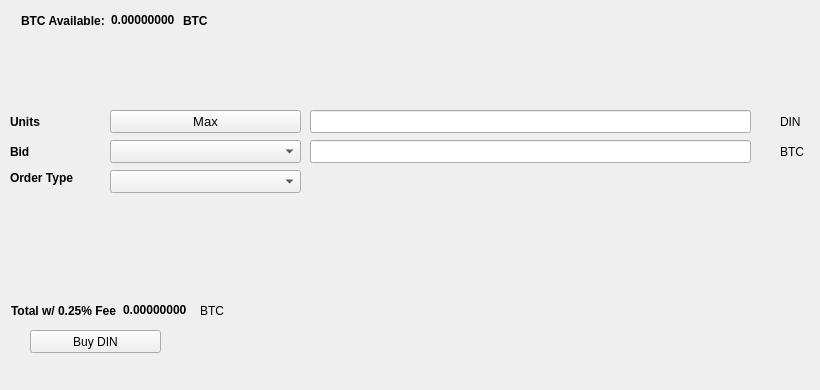
   <widget class="QWidget" name="BuyTab">
    <attribute name="title">
     <string>Buy</string>
    </attribute>
    <widget class="QPushButton" name="BuyDIN">
     <property name="geometry">
      <rect>
       <x>30</x>
       <y>330</y>
       <width>131</width>
       <height>23</height>
      </rect>
     </property>
     <property name="text">
      <string>Buy DIN</string>
     </property>
     <property name="icon">
      <iconset resource="../dinero.qrc">
       <normaloff>:/icons/bitcoin</normaloff>:/icons/bitcoin</iconset>
     </property>
    </widget>
    <widget class="QLabel" name="label_3">
     <property name="geometry">
      <rect>
       <x>10</x>
       <y>110</y>
       <width>46</width>
       <height>23</height>
      </rect>
     </property>
     <property name="font">
      <font>
       <weight>75</weight>
       <bold>true</bold>
      </font>
     </property>
     <property name="text">
      <string>Units</string>
     </property>
    </widget>
    <widget class="QLineEdit" name="UnitsInput">
     <property name="geometry">
      <rect>
       <x>310</x>
       <y>110</y>
       <width>441</width>
       <height>23</height>
      </rect>
     </property>
     <property name="font">
      <font>
       <pointsize>9</pointsize>
       <weight>75</weight>
       <bold>true</bold>
      </font>
     </property>
    </widget>
    <widget class="QLineEdit" name="BuyBidPriceEdit">
     <property name="geometry">
      <rect>
       <x>310</x>
       <y>140</y>
       <width>441</width>
       <height>23</height>
      </rect>
     </property>
     <property name="font">
      <font>
       <pointsize>9</pointsize>
       <weight>75</weight>
       <bold>true</bold>
      </font>
     </property>
    </widget>
    <widget class="QLabel" name="label_4">
     <property name="geometry">
      <rect>
       <x>780</x>
       <y>110</y>
       <width>31</width>
       <height>23</height>
      </rect>
     </property>
     <property name="text">
      <string>DIN</string>
     </property>
    </widget>
    <widget class="QLabel" name="label_5">
     <property name="geometry">
      <rect>
       <x>780</x>
       <y>140</y>
       <width>31</width>
       <height>23</height>
      </rect>
     </property>
     <property name="text">
      <string>BTC</string>
     </property>
    </widget>
    <widget class="QLabel" name="label_6">
     <property name="geometry">
      <rect>
       <x>10</x>
       <y>140</y>
       <width>46</width>
       <height>23</height>
      </rect>
     </property>
     <property name="font">
      <font>
       <weight>75</weight>
       <bold>true</bold>
      </font>
     </property>
     <property name="text">
      <string>Bid</string>
     </property>
    </widget>
    <widget class="QLabel" name="label_7">
     <property name="geometry">
      <rect>
       <x>10</x>
       <y>170</y>
       <width>91</width>
       <height>16</height>
      </rect>
     </property>
     <property name="font">
      <font>
       <weight>75</weight>
       <bold>true</bold>
      </font>
     </property>
     <property name="text">
      <string>Order Type</string>
     </property>
    </widget>
    <widget class="QPushButton" name="Buy_Max_Amount">
     <property name="geometry">
      <rect>
       <x>110</x>
       <y>110</y>
       <width>191</width>
       <height>23</height>
      </rect>
     </property>
     <property name="font">
      <font>
       <pointsize>10</pointsize>
      </font>
     </property>
     <property name="text">
      <string>Max</string>
     </property>
    </widget>
    <widget class="QComboBox" name="BuyBidcomboBox">
     <property name="geometry">
      <rect>
       <x>110</x>
       <y>140</y>
       <width>191</width>
       <height>23</height>
      </rect>
     </property>
     <property name="font">
      <font>
       <pointsize>10</pointsize>
      </font>
     </property>
    </widget>
    <widget class="QComboBox" name="buyOrdertypeCombo">
     <property name="geometry">
      <rect>
       <x>110</x>
       <y>170</y>
       <width>191</width>
       <height>23</height>
      </rect>
     </property>
     <property name="font">
      <font>
       <pointsize>10</pointsize>
      </font>
     </property>
    </widget>
    <widget class="QWidget" name="layoutWidget1">
     <property name="geometry">
      <rect>
       <x>21</x>
       <y>11</y>
       <width>227</width>
       <height>19</height>
      </rect>
     </property>
     <layout class="QHBoxLayout" name="horizontalLayout_3">
      <item>
       <widget class="QLabel" name="label232">
        <property name="font">
         <font>
          <weight>75</weight>
          <bold>true</bold>
         </font>
        </property>
        <property name="text">
         <string>BTC Available:</string>
        </property>
       </widget>
      </item>
      <item>
       <widget class="QLabel" name="BtcAvailableLbl">
        <property name="palette">
         <palette>
          <active>
           <colorrole role="WindowText">
            <brush brushstyle="SolidPattern">
             <color alpha="255">
              <red>0</red>
              <green>0</green>
              <blue>0</blue>
             </color>
            </brush>
           </colorrole>
           <colorrole role="Button">
            <brush brushstyle="SolidPattern">
             <color alpha="255">
              <red>0</red>
              <green>170</green>
              <blue>0</blue>
             </color>
            </brush>
           </colorrole>
           <colorrole role="Light">
            <brush brushstyle="SolidPattern">
             <color alpha="255">
              <red>0</red>
              <green>255</green>
              <blue>0</blue>
             </color>
            </brush>
           </colorrole>
           <colorrole role="Midlight">
            <brush brushstyle="SolidPattern">
             <color alpha="255">
              <red>0</red>
              <green>212</green>
              <blue>0</blue>
             </color>
            </brush>
           </colorrole>
           <colorrole role="Dark">
            <brush brushstyle="SolidPattern">
             <color alpha="255">
              <red>0</red>
              <green>85</green>
              <blue>0</blue>
             </color>
            </brush>
           </colorrole>
           <colorrole role="Mid">
            <brush brushstyle="SolidPattern">
             <color alpha="255">
              <red>0</red>
              <green>113</green>
              <blue>0</blue>
             </color>
            </brush>
           </colorrole>
           <colorrole role="Text">
            <brush brushstyle="SolidPattern">
             <color alpha="255">
              <red>0</red>
              <green>170</green>
              <blue>0</blue>
             </color>
            </brush>
           </colorrole>
           <colorrole role="BrightText">
            <brush brushstyle="SolidPattern">
             <color alpha="255">
              <red>255</red>
              <green>255</green>
              <blue>255</blue>
             </color>
            </brush>
           </colorrole>
           <colorrole role="ButtonText">
            <brush brushstyle="SolidPattern">
             <color alpha="255">
              <red>0</red>
              <green>0</green>
              <blue>0</blue>
             </color>
            </brush>
           </colorrole>
           <colorrole role="Base">
            <brush brushstyle="SolidPattern">
             <color alpha="255">
              <red>255</red>
              <green>255</green>
              <blue>255</blue>
             </color>
            </brush>
           </colorrole>
           <colorrole role="Window">
            <brush brushstyle="SolidPattern">
             <color alpha="255">
              <red>0</red>
              <green>170</green>
              <blue>0</blue>
             </color>
            </brush>
           </colorrole>
           <colorrole role="Shadow">
            <brush brushstyle="SolidPattern">
             <color alpha="255">
              <red>0</red>
              <green>0</green>
              <blue>0</blue>
             </color>
            </brush>
           </colorrole>
           <colorrole role="AlternateBase">
            <brush brushstyle="SolidPattern">
             <color alpha="255">
              <red>127</red>
              <green>212</green>
              <blue>127</blue>
             </color>
            </brush>
           </colorrole>
           <colorrole role="ToolTipBase">
            <brush brushstyle="SolidPattern">
             <color alpha="255">
              <red>255</red>
              <green>255</green>
              <blue>220</blue>
             </color>
            </brush>
           </colorrole>
           <colorrole role="ToolTipText">
            <brush brushstyle="SolidPattern">
             <color alpha="255">
              <red>0</red>
              <green>0</green>
              <blue>0</blue>
             </color>
            </brush>
           </colorrole>
          </active>
          <inactive>
           <colorrole role="WindowText">
            <brush brushstyle="SolidPattern">
             <color alpha="255">
              <red>0</red>
              <green>0</green>
              <blue>0</blue>
             </color>
            </brush>
           </colorrole>
           <colorrole role="Button">
            <brush brushstyle="SolidPattern">
             <color alpha="255">
              <red>0</red>
              <green>170</green>
              <blue>0</blue>
             </color>
            </brush>
           </colorrole>
           <colorrole role="Light">
            <brush brushstyle="SolidPattern">
             <color alpha="255">
              <red>0</red>
              <green>255</green>
              <blue>0</blue>
             </color>
            </brush>
           </colorrole>
           <colorrole role="Midlight">
            <brush brushstyle="SolidPattern">
             <color alpha="255">
              <red>0</red>
              <green>212</green>
              <blue>0</blue>
             </color>
            </brush>
           </colorrole>
           <colorrole role="Dark">
            <brush brushstyle="SolidPattern">
             <color alpha="255">
              <red>0</red>
              <green>85</green>
              <blue>0</blue>
             </color>
            </brush>
           </colorrole>
           <colorrole role="Mid">
            <brush brushstyle="SolidPattern">
             <color alpha="255">
              <red>0</red>
              <green>113</green>
              <blue>0</blue>
             </color>
            </brush>
           </colorrole>
           <colorrole role="Text">
            <brush brushstyle="SolidPattern">
             <color alpha="255">
              <red>0</red>
              <green>170</green>
              <blue>0</blue>
             </color>
            </brush>
           </colorrole>
           <colorrole role="BrightText">
            <brush brushstyle="SolidPattern">
             <color alpha="255">
              <red>255</red>
              <green>255</green>
              <blue>255</blue>
             </color>
            </brush>
           </colorrole>
           <colorrole role="ButtonText">
            <brush brushstyle="SolidPattern">
             <color alpha="255">
              <red>0</red>
              <green>0</green>
              <blue>0</blue>
             </color>
            </brush>
           </colorrole>
           <colorrole role="Base">
            <brush brushstyle="SolidPattern">
             <color alpha="255">
              <red>255</red>
              <green>255</green>
              <blue>255</blue>
             </color>
            </brush>
           </colorrole>
           <colorrole role="Window">
            <brush brushstyle="SolidPattern">
             <color alpha="255">
              <red>0</red>
              <green>170</green>
              <blue>0</blue>
             </color>
            </brush>
           </colorrole>
           <colorrole role="Shadow">
            <brush brushstyle="SolidPattern">
             <color alpha="255">
              <red>0</red>
              <green>0</green>
              <blue>0</blue>
             </color>
            </brush>
           </colorrole>
           <colorrole role="AlternateBase">
            <brush brushstyle="SolidPattern">
             <color alpha="255">
              <red>127</red>
              <green>212</green>
              <blue>127</blue>
             </color>
            </brush>
           </colorrole>
           <colorrole role="ToolTipBase">
            <brush brushstyle="SolidPattern">
             <color alpha="255">
              <red>255</red>
              <green>255</green>
              <blue>220</blue>
             </color>
            </brush>
           </colorrole>
           <colorrole role="ToolTipText">
            <brush brushstyle="SolidPattern">
             <color alpha="255">
              <red>0</red>
              <green>0</green>
              <blue>0</blue>
             </color>
            </brush>
           </colorrole>
          </inactive>
          <disabled>
           <colorrole role="WindowText">
            <brush brushstyle="SolidPattern">
             <color alpha="255">
              <red>0</red>
              <green>85</green>
              <blue>0</blue>
             </color>
            </brush>
           </colorrole>
           <colorrole role="Button">
            <brush brushstyle="SolidPattern">
             <color alpha="255">
              <red>0</red>
              <green>170</green>
              <blue>0</blue>
             </color>
            </brush>
           </colorrole>
           <colorrole role="Light">
            <brush brushstyle="SolidPattern">
             <color alpha="255">
              <red>0</red>
              <green>255</green>
              <blue>0</blue>
             </color>
            </brush>
           </colorrole>
           <colorrole role="Midlight">
            <brush brushstyle="SolidPattern">
             <color alpha="255">
              <red>0</red>
              <green>212</green>
              <blue>0</blue>
             </color>
            </brush>
           </colorrole>
           <colorrole role="Dark">
            <brush brushstyle="SolidPattern">
             <color alpha="255">
              <red>0</red>
              <green>85</green>
              <blue>0</blue>
             </color>
            </brush>
           </colorrole>
           <colorrole role="Mid">
            <brush brushstyle="SolidPattern">
             <color alpha="255">
              <red>0</red>
              <green>113</green>
              <blue>0</blue>
             </color>
            </brush>
           </colorrole>
           <colorrole role="Text">
            <brush brushstyle="SolidPattern">
             <color alpha="255">
              <red>0</red>
              <green>85</green>
              <blue>0</blue>
             </color>
            </brush>
           </colorrole>
           <colorrole role="BrightText">
            <brush brushstyle="SolidPattern">
             <color alpha="255">
              <red>255</red>
              <green>255</green>
              <blue>255</blue>
             </color>
            </brush>
           </colorrole>
           <colorrole role="ButtonText">
            <brush brushstyle="SolidPattern">
             <color alpha="255">
              <red>0</red>
              <green>85</green>
              <blue>0</blue>
             </color>
            </brush>
           </colorrole>
           <colorrole role="Base">
            <brush brushstyle="SolidPattern">
             <color alpha="255">
              <red>0</red>
              <green>170</green>
              <blue>0</blue>
             </color>
            </brush>
           </colorrole>
           <colorrole role="Window">
            <brush brushstyle="SolidPattern">
             <color alpha="255">
              <red>0</red>
              <green>170</green>
              <blue>0</blue>
             </color>
            </brush>
           </colorrole>
           <colorrole role="Shadow">
            <brush brushstyle="SolidPattern">
             <color alpha="255">
              <red>0</red>
              <green>0</green>
              <blue>0</blue>
             </color>
            </brush>
           </colorrole>
           <colorrole role="AlternateBase">
            <brush brushstyle="SolidPattern">
             <color alpha="255">
              <red>0</red>
              <green>170</green>
              <blue>0</blue>
             </color>
            </brush>
           </colorrole>
           <colorrole role="ToolTipBase">
            <brush brushstyle="SolidPattern">
             <color alpha="255">
              <red>255</red>
              <green>255</green>
              <blue>220</blue>
             </color>
            </brush>
           </colorrole>
           <colorrole role="ToolTipText">
            <brush brushstyle="SolidPattern">
             <color alpha="255">
              <red>0</red>
              <green>0</green>
              <blue>0</blue>
             </color>
            </brush>
           </colorrole>
          </disabled>
         </palette>
        </property>
        <property name="font">
         <font>
          <weight>75</weight>
          <bold>true</bold>
         </font>
        </property>
        <property name="text">
         <string>0.00000000</string>
        </property>
        <property name="textInteractionFlags">
         <set>Qt::LinksAccessibleByMouse|Qt::TextSelectableByKeyboard|Qt::TextSelectableByMouse</set>
        </property>
       </widget>
      </item>
      <item>
       <widget class="QLabel" name="BtcAvailableLbl_2">
        <property name="font">
         <font>
          <weight>75</weight>
          <bold>true</bold>
         </font>
        </property>
        <property name="text">
         <string>BTC</string>
        </property>
       </widget>
      </item>
     </layout>
    </widget>
    <widget class="QWidget" name="layoutWidge2">
     <property name="geometry">
      <rect>
       <x>11</x>
       <y>301</y>
       <width>259</width>
       <height>19</height>
      </rect>
     </property>
     <layout class="QHBoxLayout" name="horizontalLayout_4">
      <item>
       <widget class="QLabel" name="label_9">
        <property name="font">
         <font>
          <weight>75</weight>
          <bold>true</bold>
         </font>
        </property>
        <property name="text">
         <string>Total w/ 0.25% Fee</string>
        </property>
       </widget>
      </item>
      <item>
       <widget class="QLabel" name="BuyCostLabel">
        <property name="palette">
         <palette>
          <active>
           <colorrole role="WindowText">
            <brush brushstyle="SolidPattern">
             <color alpha="255">
              <red>0</red>
              <green>0</green>
              <blue>0</blue>
             </color>
            </brush>
           </colorrole>
           <colorrole role="Button">
            <brush brushstyle="SolidPattern">
             <color alpha="255">
              <red>0</red>
              <green>170</green>
              <blue>0</blue>
             </color>
            </brush>
           </colorrole>
           <colorrole role="Light">
            <brush brushstyle="SolidPattern">
             <color alpha="255">
              <red>0</red>
              <green>255</green>
              <blue>0</blue>
             </color>
            </brush>
           </colorrole>
           <colorrole role="Midlight">
            <brush brushstyle="SolidPattern">
             <color alpha="255">
              <red>0</red>
              <green>212</green>
              <blue>0</blue>
             </color>
            </brush>
           </colorrole>
           <colorrole role="Dark">
            <brush brushstyle="SolidPattern">
             <color alpha="255">
              <red>0</red>
              <green>85</green>
              <blue>0</blue>
             </color>
            </brush>
           </colorrole>
           <colorrole role="Mid">
            <brush brushstyle="SolidPattern">
             <color alpha="255">
              <red>0</red>
              <green>113</green>
              <blue>0</blue>
             </color>
            </brush>
           </colorrole>
           <colorrole role="Text">
            <brush brushstyle="SolidPattern">
             <color alpha="255">
              <red>0</red>
              <green>170</green>
              <blue>0</blue>
             </color>
            </brush>
           </colorrole>
           <colorrole role="BrightText">
            <brush brushstyle="SolidPattern">
             <color alpha="255">
              <red>255</red>
              <green>255</green>
              <blue>255</blue>
             </color>
            </brush>
           </colorrole>
           <colorrole role="ButtonText">
            <brush brushstyle="SolidPattern">
             <color alpha="255">
              <red>0</red>
              <green>0</green>
              <blue>0</blue>
             </color>
            </brush>
           </colorrole>
           <colorrole role="Base">
            <brush brushstyle="SolidPattern">
             <color alpha="255">
              <red>255</red>
              <green>255</green>
              <blue>255</blue>
             </color>
            </brush>
           </colorrole>
           <colorrole role="Window">
            <brush brushstyle="SolidPattern">
             <color alpha="255">
              <red>0</red>
              <green>170</green>
              <blue>0</blue>
             </color>
            </brush>
           </colorrole>
           <colorrole role="Shadow">
            <brush brushstyle="SolidPattern">
             <color alpha="255">
              <red>0</red>
              <green>0</green>
              <blue>0</blue>
             </color>
            </brush>
           </colorrole>
           <colorrole role="AlternateBase">
            <brush brushstyle="SolidPattern">
             <color alpha="255">
              <red>127</red>
              <green>212</green>
              <blue>127</blue>
             </color>
            </brush>
           </colorrole>
           <colorrole role="ToolTipBase">
            <brush brushstyle="SolidPattern">
             <color alpha="255">
              <red>255</red>
              <green>255</green>
              <blue>220</blue>
             </color>
            </brush>
           </colorrole>
           <colorrole role="ToolTipText">
            <brush brushstyle="SolidPattern">
             <color alpha="255">
              <red>0</red>
              <green>0</green>
              <blue>0</blue>
             </color>
            </brush>
           </colorrole>
          </active>
          <inactive>
           <colorrole role="WindowText">
            <brush brushstyle="SolidPattern">
             <color alpha="255">
              <red>0</red>
              <green>0</green>
              <blue>0</blue>
             </color>
            </brush>
           </colorrole>
           <colorrole role="Button">
            <brush brushstyle="SolidPattern">
             <color alpha="255">
              <red>0</red>
              <green>170</green>
              <blue>0</blue>
             </color>
            </brush>
           </colorrole>
           <colorrole role="Light">
            <brush brushstyle="SolidPattern">
             <color alpha="255">
              <red>0</red>
              <green>255</green>
              <blue>0</blue>
             </color>
            </brush>
           </colorrole>
           <colorrole role="Midlight">
            <brush brushstyle="SolidPattern">
             <color alpha="255">
              <red>0</red>
              <green>212</green>
              <blue>0</blue>
             </color>
            </brush>
           </colorrole>
           <colorrole role="Dark">
            <brush brushstyle="SolidPattern">
             <color alpha="255">
              <red>0</red>
              <green>85</green>
              <blue>0</blue>
             </color>
            </brush>
           </colorrole>
           <colorrole role="Mid">
            <brush brushstyle="SolidPattern">
             <color alpha="255">
              <red>0</red>
              <green>113</green>
              <blue>0</blue>
             </color>
            </brush>
           </colorrole>
           <colorrole role="Text">
            <brush brushstyle="SolidPattern">
             <color alpha="255">
              <red>0</red>
              <green>170</green>
              <blue>0</blue>
             </color>
            </brush>
           </colorrole>
           <colorrole role="BrightText">
            <brush brushstyle="SolidPattern">
             <color alpha="255">
              <red>255</red>
              <green>255</green>
              <blue>255</blue>
             </color>
            </brush>
           </colorrole>
           <colorrole role="ButtonText">
            <brush brushstyle="SolidPattern">
             <color alpha="255">
              <red>0</red>
              <green>0</green>
              <blue>0</blue>
             </color>
            </brush>
           </colorrole>
           <colorrole role="Base">
            <brush brushstyle="SolidPattern">
             <color alpha="255">
              <red>255</red>
              <green>255</green>
              <blue>255</blue>
             </color>
            </brush>
           </colorrole>
           <colorrole role="Window">
            <brush brushstyle="SolidPattern">
             <color alpha="255">
              <red>0</red>
              <green>170</green>
              <blue>0</blue>
             </color>
            </brush>
           </colorrole>
           <colorrole role="Shadow">
            <brush brushstyle="SolidPattern">
             <color alpha="255">
              <red>0</red>
              <green>0</green>
              <blue>0</blue>
             </color>
            </brush>
           </colorrole>
           <colorrole role="AlternateBase">
            <brush brushstyle="SolidPattern">
             <color alpha="255">
              <red>127</red>
              <green>212</green>
              <blue>127</blue>
             </color>
            </brush>
           </colorrole>
           <colorrole role="ToolTipBase">
            <brush brushstyle="SolidPattern">
             <color alpha="255">
              <red>255</red>
              <green>255</green>
              <blue>220</blue>
             </color>
            </brush>
           </colorrole>
           <colorrole role="ToolTipText">
            <brush brushstyle="SolidPattern">
             <color alpha="255">
              <red>0</red>
              <green>0</green>
              <blue>0</blue>
             </color>
            </brush>
           </colorrole>
          </inactive>
          <disabled>
           <colorrole role="WindowText">
            <brush brushstyle="SolidPattern">
             <color alpha="255">
              <red>0</red>
              <green>85</green>
              <blue>0</blue>
             </color>
            </brush>
           </colorrole>
           <colorrole role="Button">
            <brush brushstyle="SolidPattern">
             <color alpha="255">
              <red>0</red>
              <green>170</green>
              <blue>0</blue>
             </color>
            </brush>
           </colorrole>
           <colorrole role="Light">
            <brush brushstyle="SolidPattern">
             <color alpha="255">
              <red>0</red>
              <green>255</green>
              <blue>0</blue>
             </color>
            </brush>
           </colorrole>
           <colorrole role="Midlight">
            <brush brushstyle="SolidPattern">
             <color alpha="255">
              <red>0</red>
              <green>212</green>
              <blue>0</blue>
             </color>
            </brush>
           </colorrole>
           <colorrole role="Dark">
            <brush brushstyle="SolidPattern">
             <color alpha="255">
              <red>0</red>
              <green>85</green>
              <blue>0</blue>
             </color>
            </brush>
           </colorrole>
           <colorrole role="Mid">
            <brush brushstyle="SolidPattern">
             <color alpha="255">
              <red>0</red>
              <green>113</green>
              <blue>0</blue>
             </color>
            </brush>
           </colorrole>
           <colorrole role="Text">
            <brush brushstyle="SolidPattern">
             <color alpha="255">
              <red>0</red>
              <green>85</green>
              <blue>0</blue>
             </color>
            </brush>
           </colorrole>
           <colorrole role="BrightText">
            <brush brushstyle="SolidPattern">
             <color alpha="255">
              <red>255</red>
              <green>255</green>
              <blue>255</blue>
             </color>
            </brush>
           </colorrole>
           <colorrole role="ButtonText">
            <brush brushstyle="SolidPattern">
             <color alpha="255">
              <red>0</red>
              <green>85</green>
              <blue>0</blue>
             </color>
            </brush>
           </colorrole>
           <colorrole role="Base">
            <brush brushstyle="SolidPattern">
             <color alpha="255">
              <red>0</red>
              <green>170</green>
              <blue>0</blue>
             </color>
            </brush>
           </colorrole>
           <colorrole role="Window">
            <brush brushstyle="SolidPattern">
             <color alpha="255">
              <red>0</red>
              <green>170</green>
              <blue>0</blue>
             </color>
            </brush>
           </colorrole>
           <colorrole role="Shadow">
            <brush brushstyle="SolidPattern">
             <color alpha="255">
              <red>0</red>
              <green>0</green>
              <blue>0</blue>
             </color>
            </brush>
           </colorrole>
           <colorrole role="AlternateBase">
            <brush brushstyle="SolidPattern">
             <color alpha="255">
              <red>0</red>
              <green>170</green>
              <blue>0</blue>
             </color>
            </brush>
           </colorrole>
           <colorrole role="ToolTipBase">
            <brush brushstyle="SolidPattern">
             <color alpha="255">
              <red>255</red>
              <green>255</green>
              <blue>220</blue>
             </color>
            </brush>
           </colorrole>
           <colorrole role="ToolTipText">
            <brush brushstyle="SolidPattern">
             <color alpha="255">
              <red>0</red>
              <green>0</green>
              <blue>0</blue>
             </color>
            </brush>
           </colorrole>
          </disabled>
         </palette>
        </property>
        <property name="font">
         <font>
          <weight>75</weight>
          <bold>true</bold>
         </font>
        </property>
        <property name="autoFillBackground">
         <bool>false</bool>
        </property>
        <property name="text">
         <string>0.00000000</string>
        </property>
        <property name="textInteractionFlags">
         <set>Qt::LinksAccessibleByMouse|Qt::TextSelectableByMouse</set>
        </property>
       </widget>
      </item>
      <item>
       <widget class="QLabel" name="label_10">
        <property name="font">
         <font>
          <weight>50</weight>
          <bold>false</bold>
         </font>
        </property>
        <property name="text">
         <string>BTC</string>
        </property>
       </widget>
      </item>
     </layout>
    </widget>
    <widget class="QLabel" name="label_24">
     <property name="geometry">
      <rect>
       <x>460</x>
       <y>300</y>
       <width>281</width>
       <height>81</height>
      </rect>
     </property>
     <property name="text">
      <string/>
     </property>
     <property name="pixmap">
      <pixmap>:/images/bittrex</pixmap>
     </property>
    </widget>
   </widget>
